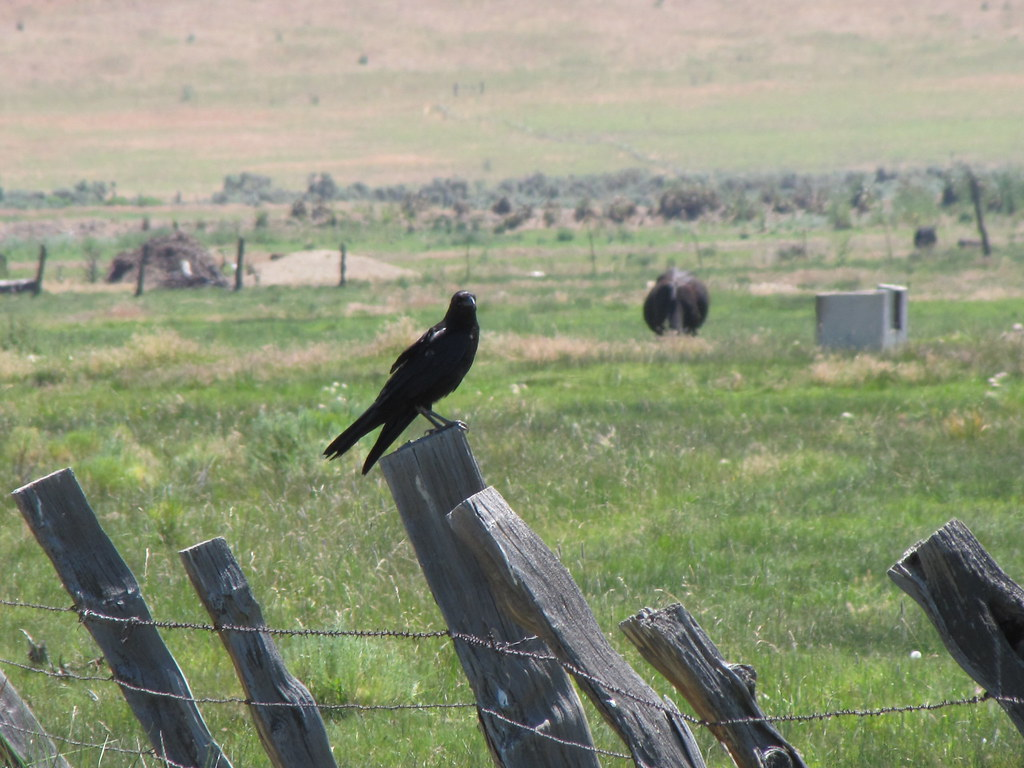
#> input picture CPSC425/assignment3/assign/cow.jpg, 1024 x 768 px
$ python Holefill.py
#> lines starting #> are read from the running program, lines starting #| are printed output that depends on the picture; after the words box and inside, x2 and y2 are one past the last pixel; in counts of white or black regions, pixels touching at a corner belong together
from PIL import Image, ImageDraw
import numpy as np
import random
import os.path
import pickle

##############################################################################
#                        Functions for you to complete                       #
##############################################################################

# [58 lines left out: functions ComputeSSD, CopyPatch, not called in this run]

##############################################################################
#                            Some helper functions                           #
##############################################################################

def DrawBox(im,x1,y1,x2,y2):
	draw = ImageDraw.Draw(im)
	draw.line((x1,y1,x1,y2),fill="white",width=1)
	draw.line((x1,y1,x2,y1),fill="white",width=1)
	draw.line((x2,y2,x1,y2),fill="white",width=1)
	draw.line((x2,y2,x2,y1),fill="white",width=1)
	del draw
	return im

# [12 lines left out: function Find_Edge, not called in this run]

##############################################################################
#                           Main script starts here                          #
##############################################################################

#
# Constants
#

# Change patchL to change the patch size used (patch size is 2 *patchL + 1)
patchL = 8
patchSize = 2*patchL+1

# Standard deviation for random patch selection
randomPatchSD = 5

# Display results interactively
showResults = True

#
# Read input image
#

im = Image.open('cow.jpg').convert('RGB')
#> im is the input picture: PIL image 1024x768 RGB; mean R, G, B 142.5, 148.4, 122.8
im_array = np.asarray(im, dtype=np.uint8)
imRows, imCols, imBands = np.shape(im_array)
#> imRows = 768; imCols = 1024; imBands = 3

#
# Define hole and texture regions.  This will use files fill_region.pkl and
#   texture_region.pkl, if both exist, otherwise user has to select the regions.
if os.path.isfile('fill_region.pkl') and os.path.isfile('texture_region.pkl'):
	fill_region_file = open('fill_region.pkl', 'rb')
#> (reads CPSC425/assignment3/assign/fill_region.pkl from the repository)
	fillRegion = pickle.load( fill_region_file )
	fill_region_file.close()

	texture_region_file = open('texture_region.pkl', 'rb')
#> (reads CPSC425/assignment3/assign/texture_region.pkl from the repository)
	textureRegion = pickle.load( texture_region_file )
	texture_region_file.close()
else:
	# ask the user to define the regions
	print("Specify the fill and texture regions using polyselect.py")
	exit()

#
# Get coordinates for hole and texture regions
#

fill_indices = fillRegion.nonzero()
nFill = len(fill_indices[0])                # number of pixels to be filled
iFillMax = max(fill_indices[0])
iFillMin = min(fill_indices[0])
jFillMax = max(fill_indices[1])
jFillMin = min(fill_indices[1])
assert((iFillMin >= patchL) and
		(iFillMax < imRows - patchL) and
		(jFillMin >= patchL) and
		(jFillMax < imCols - patchL)) , "Hole is too close to edge of image for this patch size"

texture_indices = textureRegion.nonzero()
iTextureMax = max(texture_indices[0])
iTextureMin = min(texture_indices[0])
jTextureMax = max(texture_indices[1])
jTextureMin = min(texture_indices[1])
textureIm   = im_array[iTextureMin:iTextureMax+1, jTextureMin:jTextureMax+1, :]
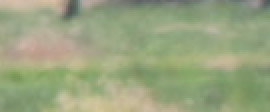
#> textureIm: shape (56, 135, 3) (shown 2 times larger); mean R, G, B 153, 163.5, 127.2
texImRows, texImCols, texImBands = np.shape(textureIm)
#> texImRows = 56; texImCols = 135; texImBands = 3
assert((texImRows > patchSize) and
		(texImCols > patchSize)) , "Texture image is smaller than patch size"

#
# Initialize imHole for texture synthesis (i.e., set fill pixels to 0)
#

imHole = im_array.copy()
imHole[fill_indices] = 0
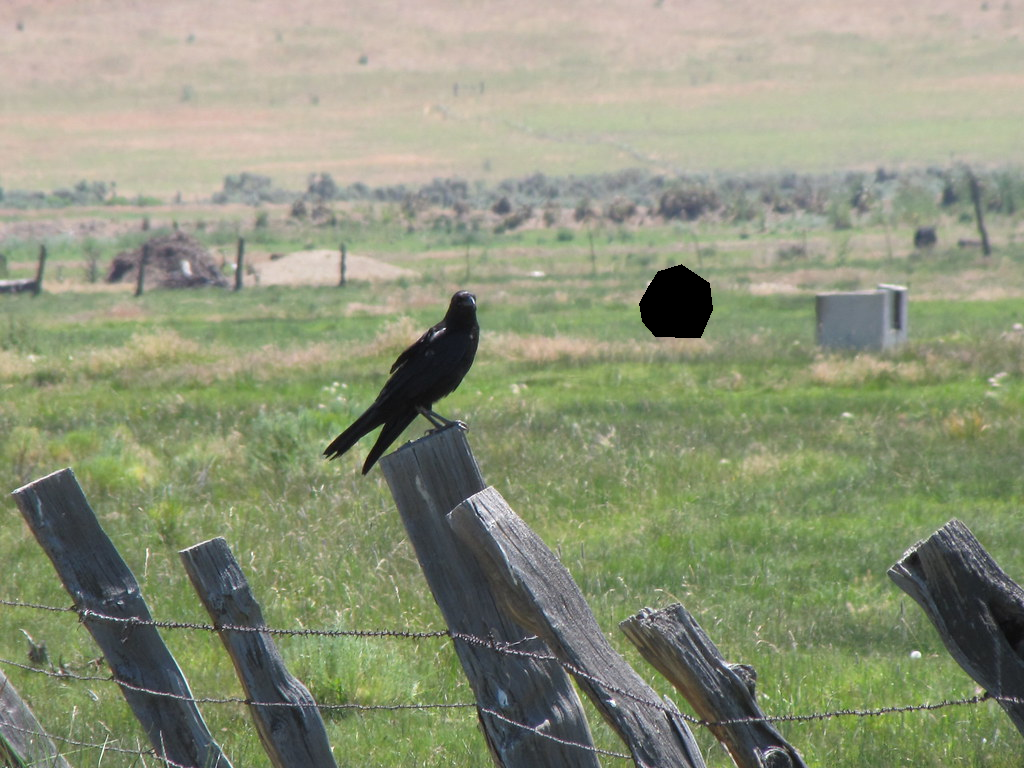
#> imHole: shape (768, 1024, 3); 0.53% of pixels changed, all inside (x1, y1, x2, y2) = (639, 264, 713, 338)

#
# Is the user happy with fillRegion and textureIm?
#
if showResults == True:
	# original
	im.show()
	# convert to a PIL image, show fillRegion and draw a box around textureIm
	im1 = Image.fromarray(imHole).convert('RGB')
	im1 = DrawBox(im1,jTextureMin,iTextureMin,jTextureMax,iTextureMax)
	im1.show()
	print ("Are you happy with this choice of fillRegion and textureIm?")
	Yes_or_No = False
	while not Yes_or_No:
#> (the run stopped early here; a loop or call above may not have finished)
